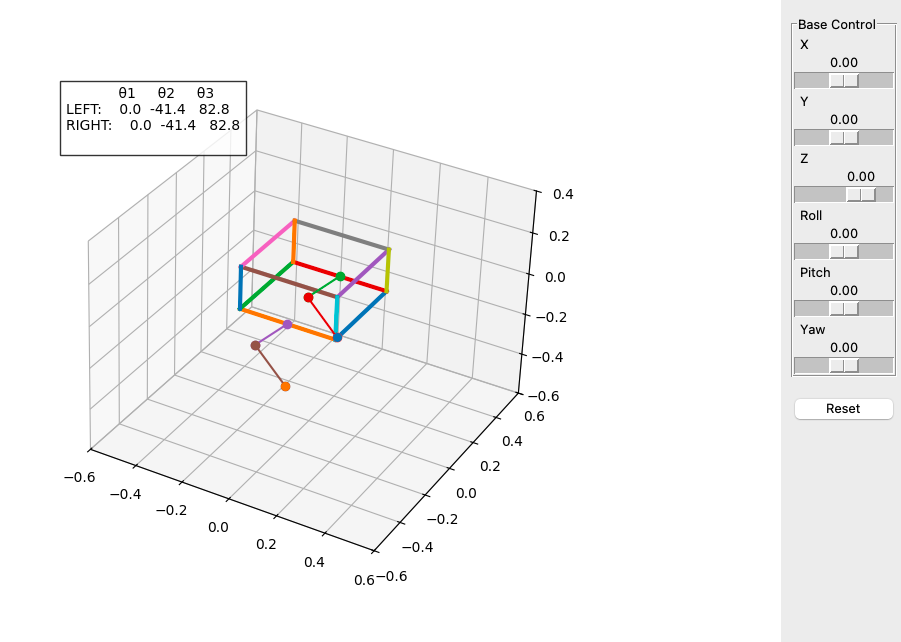

The Python source for this figure:
import matplotlib
matplotlib.use('TkAgg')

import numpy as np
import matplotlib.pyplot as plt
import tkinter as tk
from matplotlib.backends.backend_tkagg import FigureCanvasTkAgg

# -----------------------------
# Robot parameters
# -----------------------------
L1, L2 = 0.2, 0.2

# Base pose (x, y, z, roll, pitch, yaw)
base_pose = [0.0, 0.0, 0.0, 0.0, 0.0, 0.0]
base_defaults = base_pose[:]

# -----------------------------
# BIPED: FIXED FEET
# -----------------------------
feet_world = {
    "LEFT":  np.array([0.0,  0.2, -0.3]),
    "RIGHT": np.array([0.0, -0.2, -0.3])
}

# Hip offsets in body frame
hip_offsets = {
    "LEFT":  np.array([0.0,  0.2, 0.0]),
    "RIGHT": np.array([0.0, -0.2, 0.0])
}

# -----------------------------
# BODY 
# -----------------------------
l, w, h = 0.2, 0.2, 0.2

def get_box():
    return np.array([
        [ l,  w, 0],
        [ l, -w, 0],
        [-l, -w, 0],
        [-l,  w, 0],
        [ l,  w, h],
        [ l, -w, h],
        [-l, -w, h],
        [-l,  w, h]
    ])

# -----------------------------
# Rotation matrix (ZYX)
# -----------------------------
def rot_matrix(roll, pitch, yaw):
    Rx = np.array([
        [1,0,0],
        [0,np.cos(roll), -np.sin(roll)],
        [0,np.sin(roll),  np.cos(roll)]
    ])
    Ry = np.array([
        [np.cos(pitch),0,np.sin(pitch)],
        [0,1,0],
        [-np.sin(pitch),0,np.cos(pitch)]
    ])
    Rz = np.array([
        [np.cos(yaw), -np.sin(yaw),0],
        [np.sin(yaw),  np.cos(yaw),0],
        [0,0,1]
    ])
    return Rz @ Ry @ Rx

# -----------------------------
# IK 
# -----------------------------
def ik(x, y, z):
    t1 = np.arctan2(y, -z)

    R = np.sqrt(y**2 + z**2)
    if R < 1e-6:
        R = 1e-6

    D = x**2 + R**2
    cos_t3 = (D - L1**2 - L2**2) / (2 * L1 * L2)
    cos_t3 = np.clip(cos_t3, -1.0, 1.0)

    t3 = np.arccos(cos_t3)

    alpha = np.arctan2(x, R)
    beta  = np.arctan2(L2*np.sin(t3), L1 + L2*np.cos(t3))

    t2 = alpha - beta

    return t1, t2, t3

# -----------------------------
# FK 
# -----------------------------
def fk(t1, t2, t3):
    X = L1*np.sin(t2) + L2*np.sin(t2+t3)
    R = L1*np.cos(t2) + L2*np.cos(t2+t3)
    Y = R*np.sin(t1)
    Z = -R*np.cos(t1)
    return np.array([X, Y, Z])

# -----------------------------
# Plot
# -----------------------------
fig = plt.figure(figsize=(8,6))
ax = fig.add_subplot(111, projection='3d')

def draw():
    ax.clear()

    bx, by, bz, roll, pitch, yaw = base_pose
    Rb = rot_matrix(roll, pitch, yaw)
    base = np.array([bx, by, bz])

    b = get_box()
    b_world = (Rb @ b.T).T + base

    edges = [
        (0, 1), (1, 2), (2, 3), (3, 0),  # top
        (4, 5), (5, 6), (6, 7), (7, 4),  # bottom
        (0, 4), (1, 5), (2, 6), (3, 7)  # verticals
    ]

    for e in edges:
        ax.plot(
            [b_world[e[0], 0], b_world[e[1], 0]],
            [b_world[e[0], 1], b_world[e[1], 1]],
            [b_world[e[0], 2], b_world[e[1], 2]],
            linewidth=3
        )

    angles_dict = {}

    for leg in feet_world:
        foot_w = feet_world[leg]
        hip_w = base + Rb @ hip_offsets[leg]

        # TRANSFORM 
        foot_local = Rb.T @ (foot_w - hip_w)

        t1, t2, t3 = ik(*foot_local)
        angles_dict[leg] = np.degrees([t1, t2, t3])

        knee = hip_w + Rb @ np.array([
            L1*np.sin(t2),
            L1*np.cos(t2)*np.sin(t1),
            -L1*np.cos(t2)*np.cos(t1)
        ])

        foot_calc = hip_w + Rb @ fk(t1,t2,t3)

        ax.plot([hip_w[0], knee[0]], [hip_w[1], knee[1]], [hip_w[2], knee[2]], marker='o')
        ax.plot([knee[0], foot_calc[0]], [knee[1], foot_calc[1]], [knee[2], foot_calc[2]], marker='o')

        ax.scatter(foot_w[0], foot_w[1], foot_w[2], s=30)

    # INFO BOX 
    info_text = "            θ1     θ2     θ3\n"
    for leg in ["LEFT","RIGHT"]:
        t1, t2, t3 = angles_dict[leg]
        info_text += f"{leg}: {t1:6.1f} {t2:6.1f} {t3:6.1f}\n"

    ax.text2D(
        0.02, 0.98,
        info_text,
        transform=ax.transAxes,
        fontsize=10,
        verticalalignment='top',
        bbox=dict(facecolor='white', alpha=0.8)
    )

    ax.set_xlim([-0.6,0.6])
    ax.set_ylim([-0.6,0.6])
    ax.set_zlim([-0.6,0.4])

# -----------------------------
# TKINTER UI 
# -----------------------------
root = tk.Tk()
root.title("Biped Floating Base IK")
root.geometry("1100x650")

canvas = FigureCanvasTkAgg(fig, master=root)
canvas.get_tk_widget().pack(side=tk.LEFT, fill=tk.BOTH, expand=True)

control = tk.Frame(root)
control.pack(side=tk.RIGHT, fill=tk.Y, padx=10, pady=10)

def update(i, val):
    base_pose[i] = float(val)
    draw()
    canvas.draw_idle()

labels = ["X","Y","Z","Roll","Pitch","Yaw"]
limits = [
    (-0.27,0.27),
    (-0.27,0.27),
    (-0.3,0.1),
    (-0.54,0.54),
    (-np.pi/4,np.pi/4),
    (-1.52,1.52)
]

sliders = []

frame = tk.LabelFrame(control, text="Base Control")
frame.pack(fill="x", pady=6)

for i, name in enumerate(labels):
    s = tk.Scale(
        frame,
        from_=limits[i][0],
        to=limits[i][1],
        resolution=0.01,
        orient=tk.HORIZONTAL,
        label=name,
        command=lambda v, j=i: update(j,v)
    )
    s.set(base_pose[i])
    s.pack(fill="x")

    sliders.append((s, i))

def reset():
    for i in range(len(base_pose)):
        base_pose[i] = base_defaults[i]
    for s, i in sliders:
        s.set(base_pose[i])
    draw()
    canvas.draw()

tk.Button(control, text="Reset", command=reset).pack(fill="x", pady=10)

draw()
canvas.draw()
root.mainloop()
